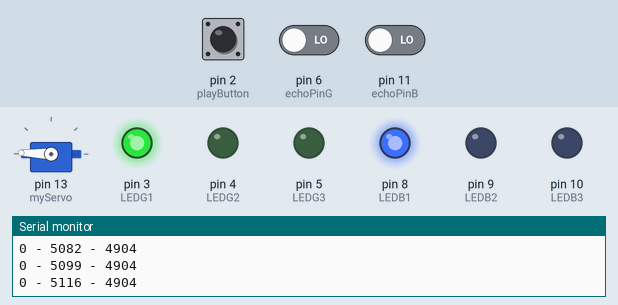
Bench run of a sketch on a simulated Arduino Uno, built with avr-gcc and run on an emulated ATmega328P. Parts: servo, output pins drawn as LEDs (lit = HIGH), the last lines printed to the serial monitor. Inputs (shaded band) come from the test bench; at power-on: pin 2 (playButton) LOW, pin 6 (echoPinG) LOW, pin 11 (echoPinB) LOW. Pins used as bus, display or sensor lines are not drawn.

Above: at 5.2 s.
5.3 s: pin 2 (playButton) pulled HIGH for 0.15 s
At 6.1 s:
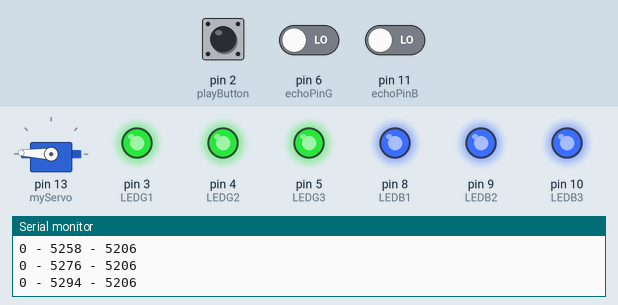
11.4 s: pin 2 (playButton) pulled HIGH for 1 s
At 13.9 s:
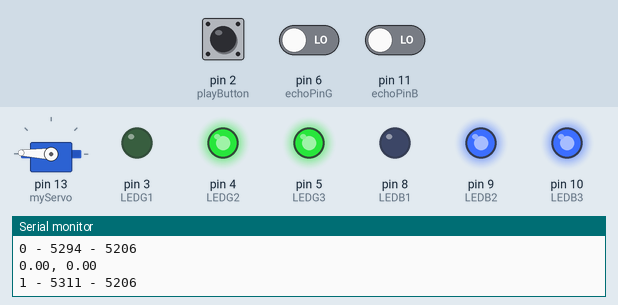
At 19.7 s:
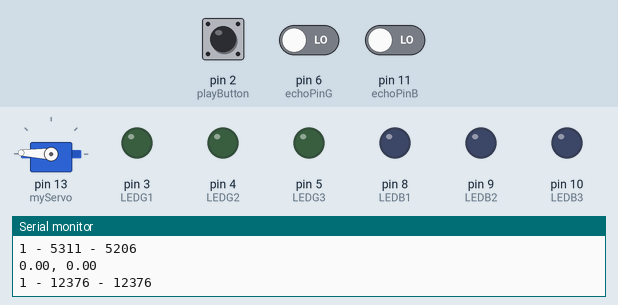
Timing chart, 0 to 20.4 s (numbered marks = the images above; inputs shaded):
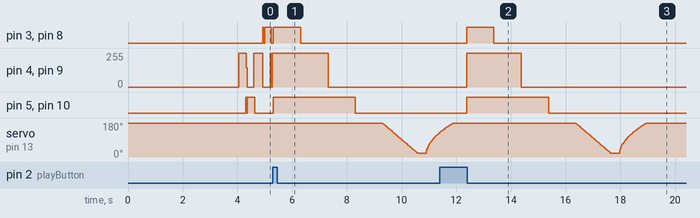

The sketch:

TerrainControl.ino
```cpp
#include <Servo.h>
Servo myServo;

int reloadDelay = 6500;
int stage = 0;

unsigned long currentMillis;
unsigned long previousMillis = 0;

const int playButton = 2;

int greenGoals = 0;
const int LEDG1 = 3;
const int LEDG2 = 4;
const int LEDG3 = 5;

const int echoPinG = 6;
const int trigPinG = 7;
float durationG;
float distanceG;

int blueGoals = 0;
const int LEDB1 = 8;
const int LEDB2 = 9;
const int LEDB3 = 10;

const int echoPinB = 11;
const int trigPinB = 12;
float durationB;
float distanceB;

bool goalScored = false;

const int posBottom = 178;
const int posTop = 20;
int pos = posBottom;
int i = 0;
bool pushStatus = LOW;
bool pushStatusTemp = LOW;
int ifRead;
bool gameInProgress = false;

void setup() {
  // put your setup code here, to run once:
  Serial.begin(9600);
  myServo.attach(13);
  myServo.write(pos);

  pinMode(playButton, INPUT);

  pinMode(LEDG1, OUTPUT);
  pinMode(LEDG2, OUTPUT);
  pinMode(LEDG3, OUTPUT);


  pinMode(LEDB1, OUTPUT);
  pinMode(LEDB2, OUTPUT);
  pinMode(LEDB3, OUTPUT);

  pinMode(trigPinB, OUTPUT);
  pinMode(echoPinB, INPUT);
  pinMode(trigPinG, OUTPUT);
  pinMode(echoPinG, INPUT);
  delay(4000);
}

void loop() {

   //put your main code here, to run repeatedly:
   resetGame();
   updateGreenGoals();
   updateBlueGoals();
   currentMillis = millis();
  if (currentMillis - previousMillis >= 300)
  {
    previousMillis = currentMillis;
    stage++;
  }


  if (stage == 0)
  {
    digitalWrite(LEDG1, HIGH);
    digitalWrite(LEDG2, LOW);
    digitalWrite(LEDG3, LOW);
    digitalWrite(LEDB1, HIGH);
    digitalWrite(LEDB2, LOW);
    digitalWrite(LEDB3, LOW);
  }
  else if (stage == 1)
  {
    digitalWrite(LEDG1, LOW);
    digitalWrite(LEDG2, HIGH);
    digitalWrite(LEDB1, LOW);
    digitalWrite(LEDB2, HIGH);
  }
  else if (stage == 2)
  {
    digitalWrite(LEDG2, LOW);
    digitalWrite(LEDG3, HIGH);
    digitalWrite(LEDB2, LOW);
    digitalWrite(LEDB3, HIGH);
  }
  else if (stage == 3)
  {
    digitalWrite(LEDG3, LOW);
    digitalWrite(LEDG2, HIGH);
    digitalWrite(LEDB3, LOW);
    digitalWrite(LEDB2, HIGH);
  }
  else
  {
    stage = 0;
  }


  pushStatus = digitalRead(playButton);

  if (pushStatus == HIGH)
  {
    gameInProgress = true;
    digitalWrite(LEDG1, HIGH);
    digitalWrite(LEDG2, HIGH);
    digitalWrite(LEDG3, HIGH);
    digitalWrite(LEDB1, HIGH);
    digitalWrite(LEDB2, HIGH);
    digitalWrite(LEDB3, HIGH);
    delay(1000);
    digitalWrite(LEDG1, LOW);
    digitalWrite(LEDB1, LOW);
    delay(1000);
    digitalWrite(LEDG2, LOW);
    digitalWrite(LEDB2, LOW);
    delay(1000);
    digitalWrite(LEDG3, LOW);
    digitalWrite(LEDB3, LOW);
    delay(1000);
    ballReload();
  }
  else
  {
    gameInProgress = false;
  }

  Serial.println(String(pushStatus) + " - " + String(currentMillis) + " - " + String(previousMillis));
  if (gameInProgress == true)
    {
    while (gameInProgress==true)
    {
      pushStatus = digitalRead(playButton);
      if (pushStatus == HIGH)
      {
        gameInProgress = false;
        delay(500);
        break;
      }
      //Ultrasonic sensors code for goal detection
      digitalWrite(trigPinG, LOW);
      delay(2);
      digitalWrite(trigPinG, HIGH);
      delay(10);
      digitalWrite(trigPinG, LOW);
      durationG = pulseIn(echoPinG, HIGH);
      digitalWrite(trigPinB, LOW);
      delay(2);
      digitalWrite(trigPinB, HIGH);
      delay(10);
      digitalWrite(trigPinB, LOW);
      durationB = pulseIn(echoPinB, HIGH);

      distanceB = durationB * 0.034/2;
      distanceG = durationG * 0.034/2;
      Serial.println(String(pushStatus) + " " + String(distanceB) + ", " + String(distanceG));

      //Statements to change score upon goal and to commence the
      //sequence that puts the ball back into play
      if ((distanceG <= 5 or distanceG > 15) and distanceG>1)
      {
        greenGoals++;
        updateGreenGoals();
      }

      if ((distanceB <= 5 or distanceB > 15) and distanceB>1)
      {
        blueGoals++;
        updateBlueGoals();
      }
    }
  }
}

//------------------------------------------------------------------- Functions -------------------------------------------------------------------

void updateGreenGoals()
{
  //Updating the scoreboards

    if (greenGoals == 0)
    {
      digitalWrite(LEDG1, LOW);
      digitalWrite(LEDG2, LOW);
      digitalWrite(LEDG3, LOW);
    }
    else if (greenGoals == 1)
    {
      digitalWrite(LEDG1, HIGH);
      digitalWrite(LEDG2, LOW);
      digitalWrite(LEDG3, LOW);
      delay(reloadDelay);
      ballReload();
    }
    else if (greenGoals == 2)
    {
      digitalWrite(LEDG1, HIGH);
      digitalWrite(LEDG2, HIGH);
      digitalWrite(LEDG3, LOW);
      delay(reloadDelay);
      ballReload();
    }
    else if (greenGoals == 3)
    {

      greenGoals = 0;
      blueGoals = 0;
      gameInProgress = false;
      i= 0;
      while (i < 5 )
      {
        digitalWrite(LEDB1, LOW);
        digitalWrite(LEDB2, LOW);
        digitalWrite(LEDB3, LOW);
        digitalWrite(LEDG1, HIGH);
        digitalWrite(LEDG2, HIGH);
        digitalWrite(LEDG3, HIGH);
        delay(500);
        digitalWrite(LEDG1, LOW);
        digitalWrite(LEDG2, LOW);
        digitalWrite(LEDG3, LOW);
        delay(500);
        i++;
      }

    }
    else
    {
      while (greenGoals!= 0)
      {
        digitalWrite(LEDG1, HIGH);
        digitalWrite(LEDG2, HIGH);
        digitalWrite(LEDG3, HIGH);
        delay(200);
        digitalWrite(LEDG1, LOW);
        digitalWrite(LEDG2, LOW);
        digitalWrite(LEDG3, LOW);
        delay(200);
      }
    }
}

void updateBlueGoals()
{
    if (blueGoals == 0)
    {
      digitalWrite(LEDB1, LOW);
      digitalWrite(LEDB2, LOW);
      digitalWrite(LEDB3, LOW);
    }
    else if (blueGoals == 1)
    {
      digitalWrite(LEDB1, HIGH);
      digitalWrite(LEDB2, LOW);
      digitalWrite(LEDB3, LOW);
      delay(reloadDelay);
      ballReload();
    }
    else if (blueGoals == 2)
    {
      digitalWrite(LEDB1, HIGH);
      digitalWrite(LEDB2, HIGH);
      digitalWrite(LEDB3, LOW);
      delay(reloadDelay);
      ballReload();
    }
    else if (blueGoals == 3)
    {
      greenGoals = 0;
      blueGoals = 0;
      gameInProgress = false;
      i= 0;
      while (i < 5)
      {
        digitalWrite(LEDG1, LOW);
        digitalWrite(LEDG2, LOW);
        digitalWrite(LEDG3, LOW);
        digitalWrite(LEDB1, HIGH);
        digitalWrite(LEDB2, HIGH);
        digitalWrite(LEDB3, HIGH);
        delay(500);
        digitalWrite(LEDB1, LOW);
        digitalWrite(LEDB2, LOW);
        digitalWrite(LEDB3, LOW);
        delay(500);
        i++;
      }
    }
    else
    {
      while (blueGoals!= 0)
      {

        digitalWrite(LEDB1, HIGH);
        digitalWrite(LEDB2, HIGH);
        digitalWrite(LEDB3, HIGH);
        delay(900);
        digitalWrite(LEDB1, LOW);
        digitalWrite(LEDB2, LOW);
        digitalWrite(LEDB3, LOW);
        delay(900);
      }
    }

}
void ballReload()
{
  Serial.println(String(distanceB) + ", " + String(distanceG));
  //delay(6500);
  while(pos>posTop)
      {
        pos = pos-1;
        myServo.write(pos);
        delay(8);
      }
      delay(300);
      while(pos<posBottom)
      {
        pos = pos+1;
        myServo.write(pos);
        delay(pos/15);
        if (pos < 100)
        {
          //delay(int(pos/20-5));
        }

      }
};
void resetGame()
{
  greenGoals = 0;
  blueGoals = 0;

}
```

Measured:
- after the input at 11.4 s, pin 3 (LEDG1), pin 8 (LEDB1): LOW → HIGH after 0.98 s, → LOW 1.0 s later; pin 4 (LEDG2), pin 9 (LEDB2): 0/255 → 255/255 after 0.98 s, → 0/255 2.0 s later; pin 5 (LEDG3), pin 10 (LEDB3): LOW → HIGH after 0.98 s, → LOW 3.0 s later
